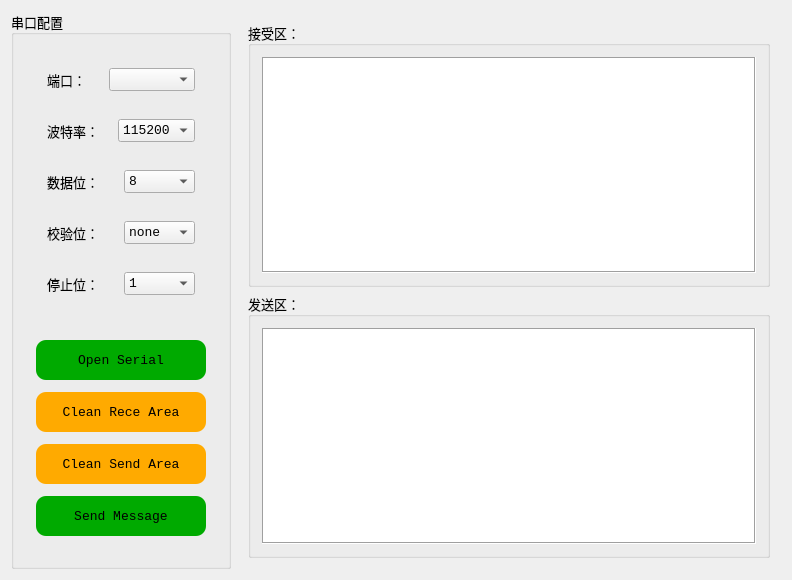
<?xml version="1.0" encoding="UTF-8"?>
<ui version="4.0">
 <class>SerialAssistantClass</class>
 <widget class="QWidget" name="SerialAssistantClass">
  <property name="geometry">
   <rect>
    <x>0</x>
    <y>0</y>
    <width>792</width>
    <height>580</height>
   </rect>
  </property>
  <property name="font">
   <font>
    <family>Consolas</family>
   </font>
  </property>
  <property name="windowTitle">
   <string>SerialAssistant</string>
  </property>
  <layout class="QHBoxLayout" name="horizontalLayout_8">
   <item>
    <widget class="QGroupBox" name="groupBox">
     <property name="font">
      <font>
       <family>Adobe Devanagari</family>
       <pointsize>10</pointsize>
      </font>
     </property>
     <property name="title">
      <string>串口配置</string>
     </property>
     <layout class="QVBoxLayout" name="verticalLayout">
      <item>
       <widget class="QWidget" name="widget_7" native="true">
        <layout class="QGridLayout" name="gridLayout">
         <item row="0" column="0">
          <widget class="QWidget" name="widget_2" native="true">
           <layout class="QHBoxLayout" name="horizontalLayout">
            <item>
             <widget class="QLabel" name="label">
              <property name="text">
               <string>端口：</string>
              </property>
             </widget>
            </item>
            <item>
             <widget class="QComboBox" name="serialCom">
              <property name="font">
               <font>
                <family>Consolas</family>
                <pointsize>10</pointsize>
               </font>
              </property>
             </widget>
            </item>
           </layout>
          </widget>
         </item>
         <item row="1" column="0">
          <widget class="QWidget" name="widget" native="true">
           <layout class="QHBoxLayout" name="horizontalLayout_2">
            <item>
             <widget class="QLabel" name="label_2">
              <property name="text">
               <string>波特率：</string>
              </property>
             </widget>
            </item>
            <item>
             <widget class="QComboBox" name="baudRate">
              <property name="font">
               <font>
                <family>Consolas</family>
                <pointsize>10</pointsize>
               </font>
              </property>
              <property name="currentIndex">
               <number>2</number>
              </property>
              <item>
               <property name="text">
                <string>4800</string>
               </property>
              </item>
              <item>
               <property name="text">
                <string>9600</string>
               </property>
              </item>
              <item>
               <property name="text">
                <string>115200</string>
               </property>
              </item>
             </widget>
            </item>
           </layout>
          </widget>
         </item>
         <item row="2" column="0">
          <widget class="QWidget" name="widget_3" native="true">
           <layout class="QHBoxLayout" name="horizontalLayout_3">
            <item>
             <widget class="QLabel" name="label_3">
              <property name="text">
               <string>数据位：</string>
              </property>
             </widget>
            </item>
            <item>
             <widget class="QComboBox" name="dataBit">
              <property name="sizePolicy">
               <sizepolicy hsizetype="Preferred" vsizetype="Preferred">
                <horstretch>0</horstretch>
                <verstretch>0</verstretch>
               </sizepolicy>
              </property>
              <property name="font">
               <font>
                <family>Consolas</family>
                <pointsize>10</pointsize>
               </font>
              </property>
              <item>
               <property name="text">
                <string>8</string>
               </property>
              </item>
              <item>
               <property name="text">
                <string>7</string>
               </property>
              </item>
              <item>
               <property name="text">
                <string>6</string>
               </property>
              </item>
              <item>
               <property name="text">
                <string>5</string>
               </property>
              </item>
             </widget>
            </item>
           </layout>
          </widget>
         </item>
         <item row="3" column="0">
          <widget class="QWidget" name="widget_4" native="true">
           <layout class="QHBoxLayout" name="horizontalLayout_4">
            <item>
             <widget class="QLabel" name="label_4">
              <property name="text">
               <string>校验位：</string>
              </property>
             </widget>
            </item>
            <item>
             <widget class="QComboBox" name="checkBit">
              <property name="font">
               <font>
                <family>Consolas</family>
                <pointsize>10</pointsize>
               </font>
              </property>
              <item>
               <property name="text">
                <string>none</string>
               </property>
              </item>
             </widget>
            </item>
           </layout>
          </widget>
         </item>
         <item row="4" column="0">
          <widget class="QWidget" name="widget_5" native="true">
           <layout class="QHBoxLayout" name="horizontalLayout_5">
            <item>
             <widget class="QLabel" name="label_5">
              <property name="text">
               <string>停止位：</string>
              </property>
             </widget>
            </item>
            <item>
             <widget class="QComboBox" name="stopBit">
              <property name="font">
               <font>
                <family>Consolas</family>
                <pointsize>10</pointsize>
               </font>
              </property>
              <item>
               <property name="text">
                <string>1</string>
               </property>
              </item>
              <item>
               <property name="text">
                <string>1.5</string>
               </property>
              </item>
              <item>
               <property name="text">
                <string>2</string>
               </property>
              </item>
             </widget>
            </item>
           </layout>
          </widget>
         </item>
        </layout>
       </widget>
      </item>
      <item>
       <widget class="QWidget" name="widget_8" native="true">
        <layout class="QVBoxLayout" name="verticalLayout_4">
         <item>
          <widget class="QPushButton" name="openSerial">
           <property name="minimumSize">
            <size>
             <width>170</width>
             <height>40</height>
            </size>
           </property>
           <property name="maximumSize">
            <size>
             <width>170</width>
             <height>40</height>
            </size>
           </property>
           <property name="font">
            <font>
             <family>Consolas</family>
             <pointsize>10</pointsize>
            </font>
           </property>
           <property name="styleSheet">
            <string notr="true">background-color: rgb(0, 170, 0);
border-radius:10px;
color:rgb(0,0,0);</string>
           </property>
           <property name="text">
            <string>Open Serial</string>
           </property>
          </widget>
         </item>
         <item>
          <widget class="QPushButton" name="cleanReceive">
           <property name="minimumSize">
            <size>
             <width>170</width>
             <height>40</height>
            </size>
           </property>
           <property name="maximumSize">
            <size>
             <width>170</width>
             <height>40</height>
            </size>
           </property>
           <property name="font">
            <font>
             <family>Consolas</family>
             <pointsize>10</pointsize>
            </font>
           </property>
           <property name="styleSheet">
            <string notr="true">background-color:rgb(255, 170, 0);
border-radius:10px;
color:rgb(0,0,0);</string>
           </property>
           <property name="text">
            <string>Clean Rece Area</string>
           </property>
          </widget>
         </item>
         <item>
          <widget class="QPushButton" name="cleanSend">
           <property name="minimumSize">
            <size>
             <width>170</width>
             <height>40</height>
            </size>
           </property>
           <property name="maximumSize">
            <size>
             <width>170</width>
             <height>40</height>
            </size>
           </property>
           <property name="font">
            <font>
             <family>Consolas</family>
             <pointsize>10</pointsize>
            </font>
           </property>
           <property name="styleSheet">
            <string notr="true">background-color:rgb(255, 170, 0);
border-radius:10px;
color:rgb(0,0,0);</string>
           </property>
           <property name="text">
            <string>Clean Send Area</string>
           </property>
          </widget>
         </item>
         <item>
          <widget class="QPushButton" name="send">
           <property name="minimumSize">
            <size>
             <width>170</width>
             <height>40</height>
            </size>
           </property>
           <property name="maximumSize">
            <size>
             <width>170</width>
             <height>40</height>
            </size>
           </property>
           <property name="font">
            <font>
             <family>Consolas</family>
             <pointsize>10</pointsize>
            </font>
           </property>
           <property name="styleSheet">
            <string notr="true">background-color: rgb(0, 170, 0);
border-radius:10px;
color:rgb(0,0,0);</string>
           </property>
           <property name="text">
            <string>Send Message</string>
           </property>
          </widget>
         </item>
        </layout>
       </widget>
      </item>
     </layout>
    </widget>
   </item>
   <item>
    <widget class="QWidget" name="widget_6" native="true">
     <property name="font">
      <font>
       <family>Adobe Devanagari</family>
       <pointsize>10</pointsize>
      </font>
     </property>
     <layout class="QVBoxLayout" name="verticalLayout_2">
      <item>
       <widget class="QGroupBox" name="groupBox_2">
        <property name="font">
         <font>
          <family>Adobe Devanagari</family>
          <pointsize>10</pointsize>
         </font>
        </property>
        <property name="title">
         <string>接受区：</string>
        </property>
        <layout class="QHBoxLayout" name="horizontalLayout_6">
         <item>
          <widget class="QTextBrowser" name="receArea">
           <property name="font">
            <font>
             <family>Consolas</family>
             <pointsize>10</pointsize>
            </font>
           </property>
           <property name="frameShape">
            <enum>QFrame::Box</enum>
           </property>
          </widget>
         </item>
        </layout>
       </widget>
      </item>
      <item>
       <widget class="QGroupBox" name="groupBox_3">
        <property name="title">
         <string>发送区：</string>
        </property>
        <layout class="QHBoxLayout" name="horizontalLayout_7">
         <item>
          <widget class="QPlainTextEdit" name="inputArea">
           <property name="font">
            <font>
             <family>Consolas</family>
            </font>
           </property>
           <property name="frameShape">
            <enum>QFrame::Box</enum>
           </property>
          </widget>
         </item>
        </layout>
       </widget>
      </item>
     </layout>
    </widget>
   </item>
  </layout>
 </widget>
 <layoutdefault spacing="6" margin="11"/>
 <resources>
  <include location="SerialAssistant.qrc"/>
 </resources>
 <connections/>
</ui>
